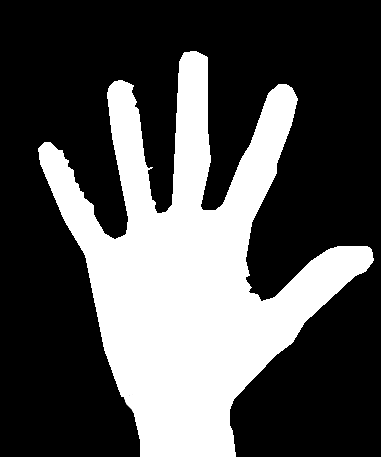
//> input picture hand.png, 381 x 457 px, given in place of the camera
$ ./circle   (built with g++ and OpenCV 4)
//> lines starting //> are read from the running program, lines starting //| are printed output that depends on the picture
#include <vector>
#include <stdio.h>
#include <iostream>
#include <opencv2/opencv.hpp>
#include "opencv2/core.hpp"
#include "opencv2/imgproc.hpp"
#include <opencv2/highgui.hpp>
#include <opencv2/video.hpp>
#include "opencv2/video/background_segm.hpp"

#define loopCountSec 40
#define avgLoopCount 50
#define radius 100/32
#define minSizeForHand 20
// #define blurRadius 21

using namespace cv;
using namespace std;
Ptr<BackgroundSubtractor>pMOG2;
vector<Point> pointList;
vector<Scalar> runningAvg;

int hlsFirst, hlsSecond,hlsThird;
int iSliderValue1 = 70;
int iSliderValue2 = 50;
int iSliderValue3 = 50;
int iSliderValue4 =7;

int blurRadius=7;

void addPoints(Mat frame){
    // to quickly move whole figure
    int xOffset = frame.cols/4;
    int yOffset = 0;
    // points vaguely in the shape of a hand
    pointList.push_back(Point(frame.cols/3 + xOffset, frame.rows/6 + yOffset));
    pointList.push_back(Point(frame.cols/3.5 + xOffset, frame.rows/6 + yOffset));
    pointList.push_back(Point(frame.cols/2.5 + xOffset, frame.rows/6 + yOffset));
    pointList.push_back(Point(frame.cols/4 + xOffset, frame.rows/2 + yOffset));
    pointList.push_back(Point(frame.cols/3 + xOffset, frame.rows/1.5 + yOffset));
    // pointList.push_back(Point(frame.cols/2 + xOffset, frame.rows/2 + yOffset));
    pointList.push_back(Point(frame.cols/2.5 + xOffset, frame.rows/2.5 + yOffset));
    // pointList.push_back(Point(frame.cols/2 + xOffset, frame.rows/1.5 + yOffset));
    pointList.push_back(Point(frame.cols/2.5 + xOffset, frame.rows/1.8 + yOffset));
 }

// [102 lines left out: functions getMedian, getAvgColor, isHand, normalise, on_trackbar, filterColor, not called in this run]


int main(){
    VideoCapture cap(0);
    int loopCtr=0;
  //  pMOG2 = new BackgroundSubtractorMOG2();
    if(!cap.isOpened())
        return -1;
    while(1){
        loopCtr++;
        Mat frame;
        cap>>frame;
//> frame is the input picture: 457 rows x 381 cols, CV_8UC3; min 0, max 255, mean 81.7
        pyrDown(frame,frame);
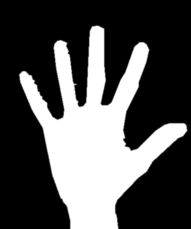
//> frame: 229 rows x 191 cols, CV_8UC3; min 0, max 255, mean 81.4
        flip(frame,frame,1);
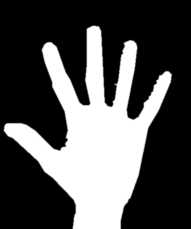
//> frame: 229 rows x 191 cols, CV_8UC3; min 0, max 255, mean 81.4
        addPoints(frame);
        cvtColor(frame, frame, CV_BGR2HSV);
//> frame: 229 rows x 191 cols, CV_8UC3; mean H, S, V 0, 0, 81.4

        if(loopCtr<=loopCountSec){
            for(int i=0; i<pointList.size(); i++)
                circle(frame,pointList[i],radius,Scalar(255,0,0),-1,8);
//> frame: 229 rows x 191 cols, CV_8UC3; mean H, S, V 1.2, 0, 80.6
        }

        if(loopCtr > loopCountSec && loopCtr <= loopCountSec + avgLoopCount){
            // cout<<getAvgColor(frame)<<endl;
           runningAvg = getAvgColor(frame);
           for(int i=0; i<pointList.size(); i++)
                circle(frame,pointList[i],radius,Scalar(255,255,255),-1,8);
            //chec
            // cout<<runningAvg<<endl;


        }

        if(loopCtr>loopCountSec + avgLoopCount){
     		createTrackbar("Hue", "filter", &iSliderValue1, 180,on_trackbar);
     		on_trackbar(hlsFirst,0);
     		createTrackbar("Lightness", "filter", &iSliderValue2, 100,on_trackbar);
     		on_trackbar(hlsSecond,0);
     		createTrackbar("Saturation", "filter", &iSliderValue3, 100,on_trackbar);
     		on_trackbar(hlsThird,0);
    	 	createTrackbar("Blur", "filter", &iSliderValue4, 100,on_trackbar);
	        on_trackbar(blurRadius,0);
        	Mat th = filterColor(frame,runningAvg);
        	imshow("filter",th);
        	waitKey(30);

      		// Contour detection
      		vector<vector<Point> > contours;
	    	vector<Vec4i> hierarchy;
	     	findContours(th, contours, hierarchy, CV_RETR_EXTERNAL, CV_CHAIN_APPROX_SIMPLE, Point(0, 0));
	      	size_t bestContour = 0;
	      	for (size_t i = 1; i < contours.size(); i++)
	      	{
	           if(isHand(contours[i]))
           {
             bestContour = i;
             break;
           }
	      	}
	      	drawContours(frame, contours, bestContour, Scalar(0, 0, 255), 1);
	       	if (!contours.empty())
      		{
	          vector<vector<Point> > hull(1);
	          convexHull(Mat(contours[bestContour]), hull[0], false);
	          drawContours(frame, hull, 0, Scalar(0, 255, 0), 3);
	          if (hull[0].size() > 2)
	          	{
	              vector<int> hullIndexes;
	              convexHull(Mat(contours[bestContour]), hullIndexes, true);
	              vector<Vec4i> convexityDefect;
	              convexityDefects(Mat(contours[bestContour]), hullIndexes, convexityDefect);
	              for (size_t i = 0; i < convexityDefect.size(); i++)
	              	{
	                  Point p1 = contours[bestContour][convexityDefect[i][0]];
	                  Point p2 = contours[bestContour][convexityDefect[i][1]];
	                  Point p3 = contours[bestContour][convexityDefect[i][2]];
	                  line(frame, p1, p3, Scalar(255, 0, 0), 2);
	                  line(frame, p3, p2, Scalar(255, 0, 0), 2);
	              	}
	          	}
      		}
      	}
        cvtColor(frame, frame, CV_HSV2BGR);

        imshow("image",frame);
        if(waitKey(30)>=0)
//> the Esc key is pressed
            break;
    }

}
